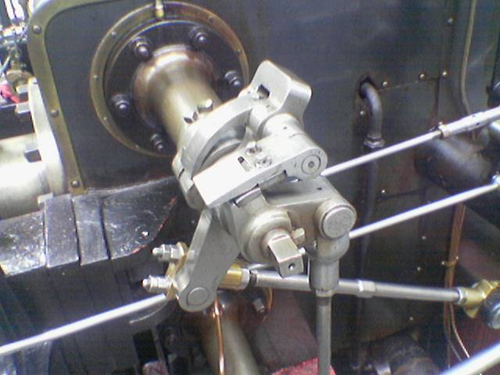
#> input picture img/valve.png, 500 x 375 px
$ python canny-edge.py   (older library calls are emulated)
#> lines starting #> are read from the running program, lines starting #| are printed output that depends on the picture
from scipy.ndimage.filters import convolve, gaussian_filter
from scipy.misc import imread, imshow
from PIL import Image
import numpy as np
from math import radians,degrees
import time
import math
import sys
import cv2


def init_img(filepath):
#> called with filepath = 'img/valve.png'
    if len(sys.argv) > 1:
        filepath = sys.argv[1]
    img = np.asarray(Image.open(filepath).convert('L'))
    pixels = np.array(img)
    return pixels


def save_img(filepath,pixels):
    if len(sys.argv) > 1:
        filepath = sys.argv[1]
    t = filepath.split('.')
    filepath = '.'.join(t[:-1])+'_canny.'+t[-1]
    img = Image.fromarray(pixels)
    img.save(filepath)


def new_pixels(img):
    return np.zeros(shape=(len(img),len(img[0])),dtype=np.uint8)


def new_gradient(img):
    return np.zeros(shape=(len(img),len(img[0])))

def new_tuple(img):
	return np.zeros(shape=(len(img),len(img[0])),dtype='2int8')


def init_kernels():
	kx = [[-1,0,1],[-2,0,2],[-1,0,1]]
	ky = [[1,2,1],[0,0,0],[-1,-2,-1]]
	return kx,ky


def round_angle(rad):
    deg = degrees(rad)
    if -22.5 <= deg <= 22.5:
        return 0,1
    elif 22.5 < deg <= 67.5:
        return 1,1
    elif -67.5 <= deg < -22.5:
        return 1,-1
    elif 67.5 < deg <= 112.5:
        return 1,0
    elif -112.5 <= deg < -67.5:
        return 1,0
    elif 112.5 < deg <= 157.5:
        return 1,-1
    elif -157.5 <= deg < -112.5:
        return 1,0
    elif 157.5 < deg <= 180.0:
        return 0,1
    elif -180.0 <= deg < -157.5:
        return 1,1
    else:
        return 0,1


def gaussian_blur(img):
	return cv2.GaussianBlur(img,(3,3),0)


def sobel_edge(img):
	dx = new_gradient(img)
#> in new_gradient, `return np.zeros(shape=(len(img),len(img[0])))`: returned value: shape (375, 500) float64; every value is 0
	dy = new_gradient(img)
	kx,ky = init_kernels()
	for i in range(1,len(img)-1):
		for j in range(1,len(img[i])-1):
			for m in range(len(kx)):
				for n in range(len(kx[m])):
					dx[i][j] += img[i+m-1][j+n-1] * kx[m][n]
					dy[i][j] += img[i+m-1][j+n-1] * ky[m][n]
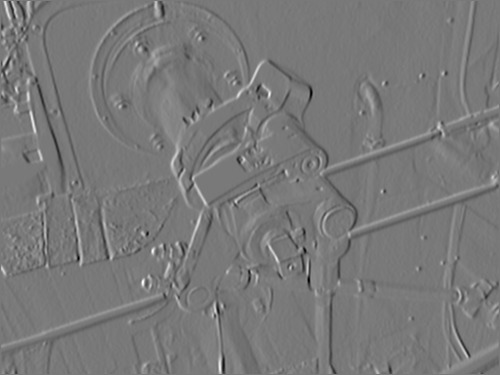
#> dx: shape (375, 500) float64; min -557, max 613, mean -0.6; drawn with min black and max white
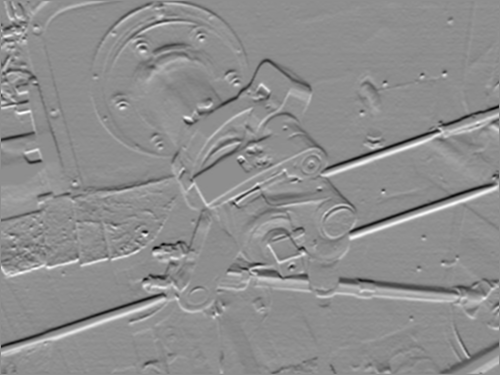
#> dy: shape (375, 500) float64; min -500, max 397, mean 0.2; drawn with min black and max white
	return dx,dy


def gradient_magnitude(dx,dy):
	grad = np.power(np.power(dx,2.0)+np.power(dy,2.0),0.5)
	theta = np.arctan2(dy,dx)
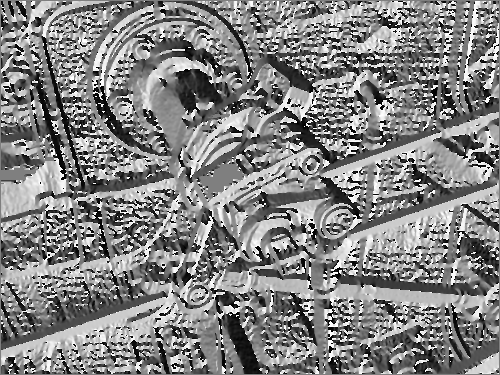
#> theta: shape (375, 500) float64; min -3.14, max 3.14, mean 0.105; drawn with min black and max white
	return grad,theta


def non_max_suppress(grad,theta):
	rho = grad.copy()
	thetaXY = new_tuple(theta)
	for i in range(len(theta)):
		for j in range(len(theta[i])):
			thetaXY[i][j] = round_angle(theta[i][j])
#> this loop made 375 passes
	for r in range(1,len(grad)-1):
		for c in range(1,len(grad[r])-1):
			i,j = thetaXY[r][c]
			if grad[r][c] <= grad[r+i][c-j] or grad[r][c] <= grad[r-i][c+j]:
				rho[r][c] = 0
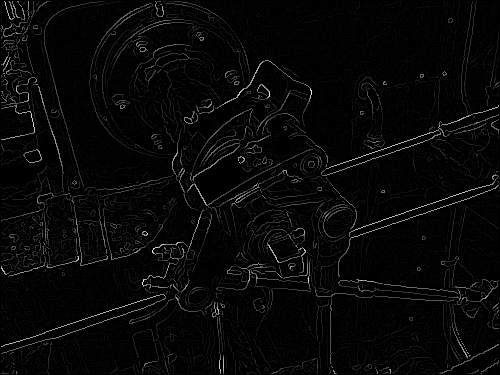
#> rho: shape (375, 500) float64; min 0, max 615.1, mean 17.9; drawn with min black and max white
	return rho


def max_3x3_2d(mtx,r,c):
	high = -1
	for i in range(-1,2):
		for j in range(-1,2):
			if mtx[r+i][c+j] > high:
				high = mtx[r+i][c+j]
	return high


def canny_edge_detector(gradient,high=91,low=31):
#> called with high = 91, low = 31
	strong = (gradient > high)
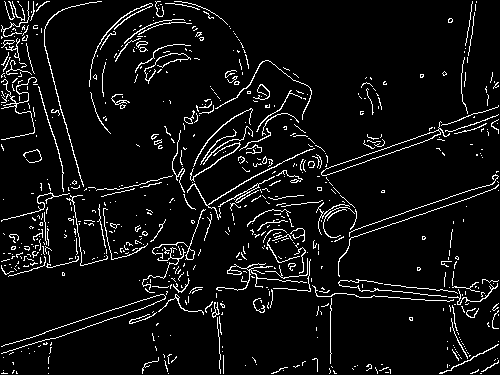
#> strong: shape (375, 500) bool; 6.3% white in thin lines or dots
	edges = np.array(strong,dtype=np.uint8) * 255
#> edges: shape (375, 500); 6.3% white in thin lines or dots
	threshold = np.array(strong, dtype=np.uint8) + (gradient > low)
	pixels = []
	for r in range(1, len(threshold)-1):
		for c in range(1, len(threshold[r])-1):
			if threshold[r][c] == 1:
				patch_max = max_3x3_2d(threshold,r,c)
				if patch_max == 2:
					pixels.append((r, c))
					edges[r][c] = 255
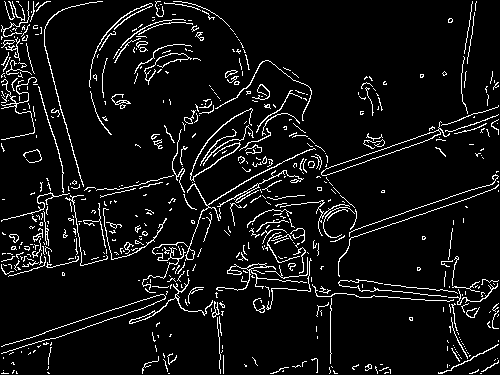
#> edges: shape (375, 500); 6.9% white in thin lines or dots
	while len(pixels) > 0:
		new_pixels = []
		for r, c in pixels:
			for dr in range(-1, 2):
				for dc in range(-1, 2):
					if dr == 0 and dc == 0:
						continue
					r2,c2 = r+dr,c+dc
					if threshold[r2][c2] == 1 and edges[r2, c2] == 0:
						new_pixels.append((r2, c2))
						edges[r2][c2] = 255
		pixels = new_pixels
#> this loop made 56 passes
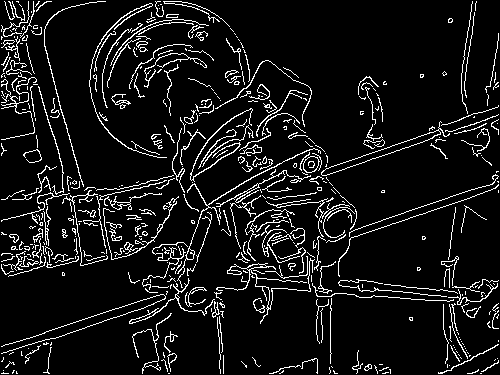
#> edges: shape (375, 500); 8.5% white in thin lines or dots
	return edges


if __name__ == '__main__':
	img = init_img('img/valve.png')
	blur = gaussian_blur(img)
	dx,dy = sobel_edge(blur)
	grad,theta = gradient_magnitude(dx,dy)
	sup = non_max_suppress(grad,theta)
	edges = canny_edge_detector(sup)
	save_img('img/valve_final.png',edges)


# canny edge detection
